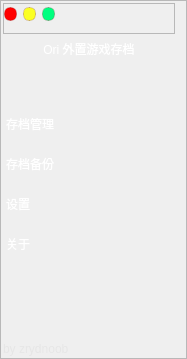
        <widget class="QFrame" name="frame_3">
         <property name="maximumSize">
          <size>
           <width>187</width>
           <height>16777215</height>
          </size>
         </property>
         <property name="styleSheet">
          <string notr="true">QFrame#frame_3{
	border-radius:10px;
	background-color: rgba(253, 253, 253, 10);
}</string>
         </property>
         <property name="frameShape">
          <enum>QFrame::StyledPanel</enum>
         </property>
         <property name="frameShadow">
          <enum>QFrame::Raised</enum>
         </property>
         <layout class="QVBoxLayout" name="verticalLayout">
          <property name="leftMargin">
           <number>2</number>
          </property>
          <property name="topMargin">
           <number>2</number>
          </property>
          <property name="bottomMargin">
           <number>2</number>
          </property>
          <item>
           <widget class="QFrame" name="frame">
            <property name="frameShape">
             <enum>QFrame::StyledPanel</enum>
            </property>
            <property name="frameShadow">
             <enum>QFrame::Raised</enum>
            </property>
            <layout class="QHBoxLayout" name="horizontalLayout">
             <property name="leftMargin">
              <number>0</number>
             </property>
             <property name="topMargin">
              <number>0</number>
             </property>
             <item>
              <widget class="QPushButton" name="pushButton">
               <property name="minimumSize">
                <size>
                 <width>13</width>
                 <height>14</height>
                </size>
               </property>
               <property name="maximumSize">
                <size>
                 <width>13</width>
                 <height>14</height>
                </size>
               </property>
               <property name="toolTip">
                <string>&lt;html&gt;&lt;head/&gt;&lt;body&gt;&lt;p&gt;关闭&lt;/p&gt;&lt;/body&gt;&lt;/html&gt;</string>
               </property>
               <property name="styleSheet">
                <string notr="true">QPushButton{
	background-color:rgb(255, 0, 0);
	border:1px solid rgba(113,17,15,50);
	border-radius:6px;
}
QPushButton:hover{
	background-color: rgb(171, 0, 0);
	border-image: url(:/icon/close.svg);
	
}

QPushButton:pressed{
	background-color: rgb(135, 0, 0);
}

QPushButton:focus {outline: none;}</string>
               </property>
               <property name="text">
                <string/>
               </property>
              </widget>
             </item>
             <item>
              <widget class="QPushButton" name="pushButton_2">
               <property name="minimumSize">
                <size>
                 <width>13</width>
                 <height>14</height>
                </size>
               </property>
               <property name="maximumSize">
                <size>
                 <width>13</width>
                 <height>14</height>
                </size>
               </property>
               <property name="toolTip">
                <string>&lt;html&gt;&lt;head/&gt;&lt;body&gt;&lt;p&gt;最小化&lt;/p&gt;&lt;/body&gt;&lt;/html&gt;</string>
               </property>
               <property name="styleSheet">
                <string notr="true">QPushButton{
	background-color:rgb(251, 255, 35);
	border:1px solid rgba(113,17,15,50);
	border-radius:6px;
}
QPushButton:hover{
	background-color: rgb(189, 189, 0);
	
	border-image: url(:/icon/minus.svg);
}

QPushButton:pressed{
	background-color: rgb(131, 131, 0)
}
QPushButton:focus {outline: none;}</string>
               </property>
               <property name="text">
                <string/>
               </property>
              </widget>
             </item>
             <item>
              <widget class="QPushButton" name="pushButton_3">
               <property name="minimumSize">
                <size>
                 <width>13</width>
                 <height>14</height>
                </size>
               </property>
               <property name="maximumSize">
                <size>
                 <width>13</width>
                 <height>14</height>
                </size>
               </property>
               <property name="toolTip">
                <string>&lt;html&gt;&lt;head/&gt;&lt;body&gt;&lt;p&gt;全屏&lt;/p&gt;&lt;/body&gt;&lt;/html&gt;</string>
               </property>
               <property name="styleSheet">
                <string notr="true">QPushButton{
	background-color:rgb(0, 255, 127);
	border:1px solid rgba(113,17,15,50);
	border-radius:6px;
}
QPushButton:hover{
	background-color: rgb(0, 179, 0);
	
	border-image: url(:/icon/fullscreen.svg);
}

QPushButton:pressed{
	background-color: rgb(0, 116, 0)
}

QPushButton:focus {outline: none;}</string>
               </property>
               <property name="text">
                <string/>
               </property>
              </widget>
             </item>
             <item>
              <spacer name="horizontalSpacer">
               <property name="orientation">
                <enum>Qt::Horizontal</enum>
               </property>
               <property name="sizeHint" stdset="0">
                <size>
                 <width>40</width>
                 <height>20</height>
                </size>
               </property>
              </spacer>
             </item>
            </layout>
           </widget>
          </item>
          <item>
           <widget class="QLabel" name="label">
            <property name="styleSheet">
             <string notr="true">font: 15pt &quot;阿里巴巴普惠体 3.0 55 Regular&quot;;
color: rgb(255, 255, 255);</string>
            </property>
            <property name="text">
             <string>Ori 外置游戏存档</string>
            </property>
            <property name="alignment">
             <set>Qt::AlignCenter</set>
            </property>
           </widget>
          </item>
          <item>
           <spacer name="verticalSpacer">
            <property name="orientation">
             <enum>Qt::Vertical</enum>
            </property>
            <property name="sizeHint" stdset="0">
             <size>
              <width>20</width>
              <height>40</height>
             </size>
            </property>
           </spacer>
          </item>
          <item>
           <widget class="QListWidget" name="listWidget">
            <property name="styleSheet">
             <string notr="true">QListWidget{
	background-color: transparent;
	border:none;
	font: 11pt &quot;Alibaba PuHuiTi 3.0&quot;;
}

QListWidget::Item{
	color: rgb(255, 255, 255);
	height:40px;
	padding-left:4px;
}

QListWidget::Item:hover{
	
	background-color: qlineargradient(spread:pad, x1:0, y1:0, x2:0.068, y2:0, stop:0 rgba(0, 123, 201, 255), stop:0.495 rgba(0, 123, 201, 255), stop:0.505 rgba(0, 153, 192, 255), stop:1 rgba(0, 149, 193, 255))
}

QListWidget::Item:selected{
	background-color: qlineargradient(spread:pad, x1:0, y1:0, x2:0.068, y2:0, stop:0 rgba(0, 123, 201, 255), stop:0.495 rgba(0, 123, 201, 255), stop:0.505 rgba(0, 153, 192, 255), stop:1 rgba(0, 149, 193, 255));
	
	color: rgb(216, 216, 216);
}

QListWidget:focus{
	outline:none;
}</string>
            </property>
            <item>
             <property name="text">
              <string>存档管理</string>
             </property>
             <property name="icon">
              <iconset resource="resource/resource.qrc">
               <normaloff>:/icon/save.svg</normaloff>:/icon/save.svg</iconset>
             </property>
            </item>
            <item>
             <property name="text">
              <string>存档备份</string>
             </property>
             <property name="icon">
              <iconset resource="resource/resource.qrc">
               <normaloff>:/icon/file-copy.svg</normaloff>:/icon/file-copy.svg</iconset>
             </property>
            </item>
            <item>
             <property name="text">
              <string>设置</string>
             </property>
             <property name="icon">
              <iconset resource="resource/resource.qrc">
               <normaloff>:/icon/setting.svg</normaloff>:/icon/setting.svg</iconset>
             </property>
            </item>
            <item>
             <property name="text">
              <string>关于</string>
             </property>
             <property name="icon">
              <iconset resource="resource/resource.qrc">
               <normaloff>:/icon/info-circle.svg</normaloff>:/icon/info-circle.svg</iconset>
             </property>
            </item>
           </widget>
          </item>
          <item>
           <spacer name="verticalSpacer_2">
            <property name="orientation">
             <enum>Qt::Vertical</enum>
            </property>
            <property name="sizeHint" stdset="0">
             <size>
              <width>20</width>
              <height>40</height>
             </size>
            </property>
           </spacer>
          </item>
          <item>
           <widget class="QLabel" name="label_2">
            <property name="styleSheet">
             <string notr="true">font: 7pt &quot;Alibaba PuHuiTi 3.0&quot;;
color: rgb(230, 230, 230);</string>
            </property>
            <property name="text">
             <string>by zrydnoob</string>
            </property>
           </widget>
          </item>
         </layout>
        </widget>
